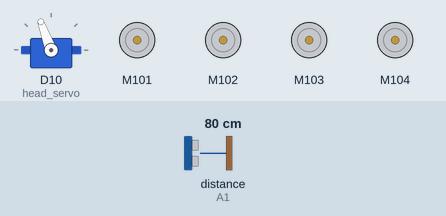
Recording of a sketch running on a simulated Arduino MKR. Shown: servo, 4 × DC motor (green arrow = forward, orange = backward, longer = faster). Inputs (shaded band) come from the test bench; at power-on: distance to the obstacle (sensor on A1) 80 cm. The echo pulse lasts 58.3 µs per cm; WiFi joins after 1.5 s; servers stay silent unless stated; uploads are accepted with an empty reply; what the sketch prints to the serial monitor is not drawn.

Above: at 6.2 s.
6.3 s: distance to the obstacle (sensor on A1) set to 2 cm
At 8.54 s:
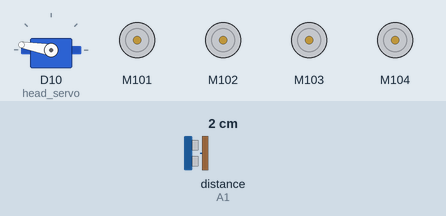
9.8 s: distance to the obstacle (sensor on A1) set to 23 cm
At 9.8 s:
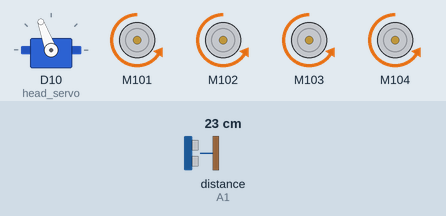
16.9 s: distance to the obstacle (sensor on A1) set to 19 cm
At 18.22 s:
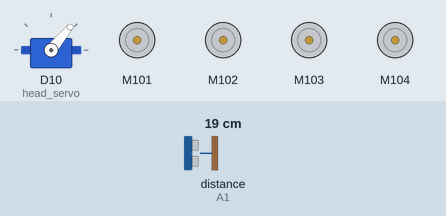
20.4 s: distance to the obstacle (sensor on A1) set to 35 cm
23.9 s: distance to the obstacle (sensor on A1) set to 4 cm
Timing chart, 0 to 28.4 s (numbered marks = the images above; inputs shaded):
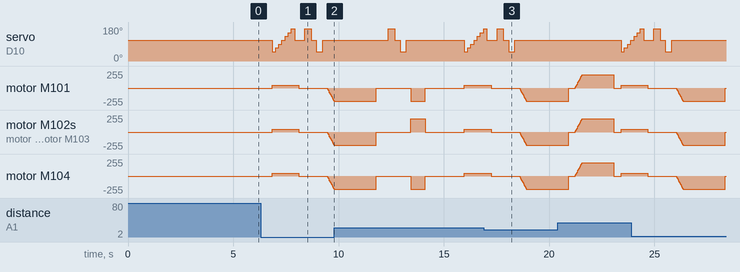

The sketch:

om2m_esw.ino
```cpp
/*
 * Team 7 - Obstacle avoidance robot
 */

 // Inclusions
#include <MotorDriver.h>
#include <Servo.h>
#include <NewPing.h>
#include <WiFiNINA.h>
#include <WiFiClient.h>
#include <WiFiUdp.h>
#include <ArduinoHttpClient.h>
#include <ThingSpeak.h>

 // WiFi Connections
const char* ssid="MITansh's Galaxy S21 5G";
const char* password="MK010803";
char thingSpeakAddress[] = "api.thingspeak.com";

// for HTTP
char ip[] = "192.168.56.2";
int port = 8080;

// om2m definitions
String cse_ip = "esw-onem2m.iiit.ac.in";
int cse_port = 443;
String cse_server = "http://" + cse_ip + ":" + cse_port + "/~/in-cse/in-name/";
String ae = "ESW PeePs";
WiFiClient wifi;
WiFiServer server(80);
HttpClient Hclient = HttpClient(wifi, cse_ip, cse_port);

// Thingspeak definitions - redundant
//unsigned long thingspeak_channel = 4;
//const char* thingspeak_write_api = "1YXEOPE2Q5TQRARZ";;
//unsigned long channel_num=1918870;
//const int updateThingSpeakInterval = 15 * 1000; // 15 seconds

// for motors
MotorDriver m;

// WiFiCLient declaration
WiFiClient client;

// Ultrasonic sensors
#define trigger_pin A0
#define echo_pin A1
const int maximum_distance = 400; // an ultrasonic sensor can read till 400 cm
int global_distance = 0;
NewPing ultrasonic(trigger_pin, echo_pin, maximum_distance);

//for om2m
int checker_status=0;
String str = "";
int delay_measure;

// for servo
int initial_angle = 0;
Servo head_servo;

// for trajectory
double x = 0.0;
double y = 0.0;
double pi = 3.1416;
double trajectory_angle = 0;
double one_second_angle = 30.0/700.0;
double trajectory_factor = 1e-5;

// for linear motion
const int maximum_speed = 200;
const int speed_increment = 3;
bool moving = false;
int current_speed = 0;
long last_time = 0;
long time_period = 0;
const int linear_threshold_distance = 25;
const int angular_threshold_distance = 20;

// for probing
long last_probe = 0;
long probe_time = 0;

void CreateCI(String val)
{
  // String v = "20 45 20221127T211755";
  String body = "{\"m2m:cin\": {\"lbl\": [ \"Team-6\" ],\"con\": \"" + String(val) + "\"}}";

  Serial.println(val);

  Hclient.beginRequest();
  Hclient.post("/~/in-cse/in-name/Team-6/Node-1/Data/");
  Hclient.sendHeader("Content-Length", body.length());
  Hclient.sendHeader("X-M2M-Origin", "MPHAtt:nJpU3U");
  Hclient.sendHeader("Content-Type", "application/json;ty=4");
  Hclient.sendHeader("Connection", "keep-alive");
  Hclient.beginBody();
  Hclient.print(body);
  Hclient.endRequest();
  int status = Hclient.responseStatusCode();
  Serial.println(status);
  String responseBody = Hclient.responseBody();
  if(checker_status==0 && status==201)
  {
    checker_status = 1;
    for(int i=0;i<responseBody.length()-1;i++){
      bool chk=false;
        if(responseBody[i]=='c' && responseBody[i+1]=='t'){
          chk = true;
          for(int j=i+7;j<i+22;j++){
              str += responseBody[j];
              // Serial.print(responseBody[j]);
          }
          delay_measure = millis();
          if(chk){
            break;
          }
        }
    }
  }
  else if(status==201)
    return;
  Serial.println(str);
  Serial.println(responseBody);
}

// Function to send data *********************
void sendData(){
String temp = "";

  long val_tm = millis(),num=0;

  val_tm /= 1000;


  String temp_time = "" , val = "";

  for(int i=9;i<str.length();i++){
    temp_time += str[i];
  }

  for(int i=0;i<=8;i++){
    val += str[i];
  }

  // Serial.println(temp_time);

  for(int i=5;i>=0;i--){
    long vval = (temp_time[i]-'0');
    delay(5);
    for(int j=0;j<5-i;j++)
      vval*=10;
    num += vval;
  }

  // Serial.println(val_tm);

  long time_ap=0;

  if(val_tm > 0){
    long temp_s= (num % 100) + val_tm;

    val_tm /= 60;

    if(temp_s>=60)
      val_tm++;

    temp_s%=60;

    time_ap+=temp_s;
  }
  else{
    time_ap+=(num%100);
  }

  if(val_tm>0){
    long temp_s= (num % 10000) + val_tm;


    val_tm /= 60;

    if(temp_s>=60)
      val_tm++;

    temp_s%=60;

    time_ap+=(temp_s*100);
  }
  else{
    long va = (num%10000);

    va/=100;
    va*=100;

    // Serial.println(va);

    time_ap+=va;
  }

  if(val_tm>0){
    long temp_s= (num % 1000000) + val_tm;

    val_tm /= 24;

    if(temp_s>=24)
      val_tm++;

    temp_s %= 24;

    time_ap+=(temp_s*10000);
  }
  else{
    long va = (num%1000000);
    va/=10000;
    va*=10000;
    Serial.println(va);
    time_ap+=va;
  }

  val += String(time_ap);

  String vsend = "";

  vsend += String(x);
  vsend += ' ';
  vsend += String(y);
  vsend += ' ';
  vsend += String(val);

  CreateCI(vsend);
}

// Code for WiFi *****************************
void wifiConnect(){
  int wifi_status = WL_IDLE_STATUS;

  while(wifi_status != WL_CONNECTED){
    Serial.print("... ");
    wifi_status = WiFi.begin(ssid, password);
    delay(500);
  }

  Serial.println("Wifi Connected!");
}

// To update global time ********************
void updateTime(){
  long cur_time = millis();
  time_period = (cur_time - last_time + 1000000)%1000000; // hoping this will account for integer overflow
  last_time = cur_time;
}

// Function to get distance *****************
void getDistance(int* dist){
  *dist = ultrasonic.ping_cm();
  if (*dist == 0)
    *dist = 400;
}

// To stop bot movement *********************
void stopBot(){
  m.motor(1, FORWARD, 0);
  m.motor(2, FORWARD, 0);
  m.motor(3, FORWARD, 0);
  m.motor(4, FORWARD, 0);

  current_speed = 0;
  moving = false;
}

// function to update trajectory ************
void updateTrajectory(){
  updateTime();

  x = x + time_period * current_speed * sin(trajectory_angle * pi/180) * trajectory_factor;
  y = y + time_period * current_speed * cos(trajectory_angle * pi/180) * trajectory_factor;
}

// To make the bot move forward *************
void moveBot(){
  moving = true;

  for (current_speed = 0; current_speed <= maximum_speed; current_speed+=speed_increment){
    m.motor(1, FORWARD, current_speed);
    m.motor(2, FORWARD, current_speed);
    m.motor(3, FORWARD, current_speed);
    m.motor(4, FORWARD, current_speed);

    updateTime();

    x = x + time_period * current_speed * sin(trajectory_angle * pi/180) * trajectory_factor;
    y = y + time_period * current_speed * cos(trajectory_angle * pi/180) * trajectory_factor;


    delay(5);
  }
}

// To make the bot move in reverse **********
void reverseBot(){
  moving = true;

  for (current_speed = 0; current_speed<= maximum_speed; current_speed+=speed_increment){
    m.motor(1, BACKWARD, current_speed);
    m.motor(2, BACKWARD, current_speed);
    m.motor(3, BACKWARD, current_speed);
    m.motor(4, BACKWARD, current_speed);


    updateTime();

    x = x - time_period * current_speed * sin(trajectory_angle * pi/180) * trajectory_factor;
    y = y - time_period * current_speed * cos(trajectory_angle * pi/180) * trajectory_factor;

    delay(5);
  }
}

// Read distance at angle ******************
void angleDistance(int* dist, int theta, int last_theta){
  delay(50);
  head_servo.write(theta + initial_angle);
  delay(200);
  getDistance(dist);
  delay(100);
  head_servo.write(last_theta + initial_angle);
  delay(200);
}

// rotating right *************************
void rotateRight(){
  current_speed = maximum_speed;

  m.motor(1, BACKWARD, current_speed);
  m.motor(2, FORWARD, current_speed);
  m.motor(3, FORWARD, current_speed);
  m.motor(4, BACKWARD, current_speed);

  trajectory_angle += 700 * one_second_angle;
  Serial.println(trajectory_angle);
  Serial.println(700 * one_second_angle);
  Serial.println(one_second_angle);

  delay(700);

  m.motor(1,FORWARD, current_speed);
  m.motor(2,FORWARD, current_speed);
  m.motor(3,FORWARD, current_speed);
  m.motor(4,FORWARD, current_speed);


    updateTime();

    x = x + time_period * current_speed * sin(trajectory_angle * pi/180) * trajectory_factor;
    y = y + time_period * current_speed * cos(trajectory_angle * pi/180) * trajectory_factor;
}

// rotating left **************************
void rotateLeft(){
  current_speed = maximum_speed;

  m.motor(1, FORWARD, current_speed);
  m.motor(2, BACKWARD, current_speed);
  m.motor(3, BACKWARD, current_speed);
  m.motor(4, FORWARD, current_speed);

  trajectory_angle -= 700 * one_second_angle;
  delay(700);

  m.motor(1,FORWARD, current_speed);
  m.motor(2,FORWARD, current_speed);
  m.motor(3,FORWARD, current_speed);
  m.motor(4,FORWARD, current_speed);


    updateTime();

    x = x + time_period * current_speed * sin(trajectory_angle * pi/180) * trajectory_factor;
    y = y + time_period * current_speed * cos(trajectory_angle * pi/180) * trajectory_factor;


}

// Running the bot *************************
void runBot(){
  delay(100);
  getDistance(&global_distance);

  bool probe_result = false;

  if (millis() - probe_time >= 5000){
    delay(50);

    // slow_down_bot
    current_speed = maximum_speed/5;
    m.motor(1,FORWARD, current_speed);
    m.motor(2,FORWARD, current_speed);
    m.motor(3,FORWARD, current_speed);
    m.motor(4,FORWARD, current_speed);

    int dist_read = 400;

    for (int i = 50; i <= 170; i+=20){
      int dist;
      head_servo.write(i);
      delay(100);
      getDistance(&dist);
      delay(50);

      if (dist < dist_read){
        dist_read = dist;
      }
    }

    head_servo.write(110 + initial_angle);
    delay(200);

    updateTrajectory();
    current_speed = maximum_speed;
    m.motor(1, FORWARD, current_speed);
    m.motor(2, FORWARD, current_speed);
    m.motor(3, FORWARD, current_speed);
    m.motor(4, FORWARD, current_speed);

    if (dist_read < angular_threshold_distance){
      probe_result = true;
    }

    probe_time = millis();
  }

  if (probe_result || global_distance <= linear_threshold_distance){
    Serial.println(String(x) + " " + String(y) + " " + String(trajectory_angle));
    // stop the bot and scan surroundings
    updateTrajectory();
    stopBot();

    // send data -
    sendData();
    int left_dist, right_dist;
    angleDistance(&left_dist, 170, 110);
    angleDistance(&right_dist, 50, 110);

    Serial.println("Left - " + String(left_dist) + ", Right - " + String(right_dist));

    updateTime();

    if (right_dist <= angular_threshold_distance
          && left_dist <= angular_threshold_distance){
      reverseBot();
      delay(500);

    } else if (right_dist >= left_dist){
      rotateRight();
      Serial.println("Turned Right");
      stopBot();

    } else {
      rotateLeft();
      Serial.println("Turned Left");
      stopBot();
    }

  } else {
    if (!moving){
      moveBot();
    }
  }
}

// setup ***********************************
void setup(){
  Serial.begin(9600);

  // attaching servo
  head_servo.attach(10);
  head_servo.write(110 + initial_angle);

  delay(3000);
  Serial.println("Starting bot...");
  updateTime();

  // connecting to WiFi
  wifiConnect();
}

// loop ************************************
void loop(){
  //Connecting to wifi
  Serial.println("Connecting to wifi...");
  WiFi.begin(ssid, password);
  if(WiFi.status() != WL_CONNECTED){
  delay(50);
  Serial.println("Connecting to wifi...");
 }
 Serial.println("Wifi connected!");
  if(checker_status==0)
    {
      stopBot();
      CreateCI("dummy");
    }

  // Running the bot
  runBot();
}
```

Measured:
- the behaviour switches between 21 and 20 cm on distance to the obstacle (sensor on A1) (found by bisection; images 2 and 3)
